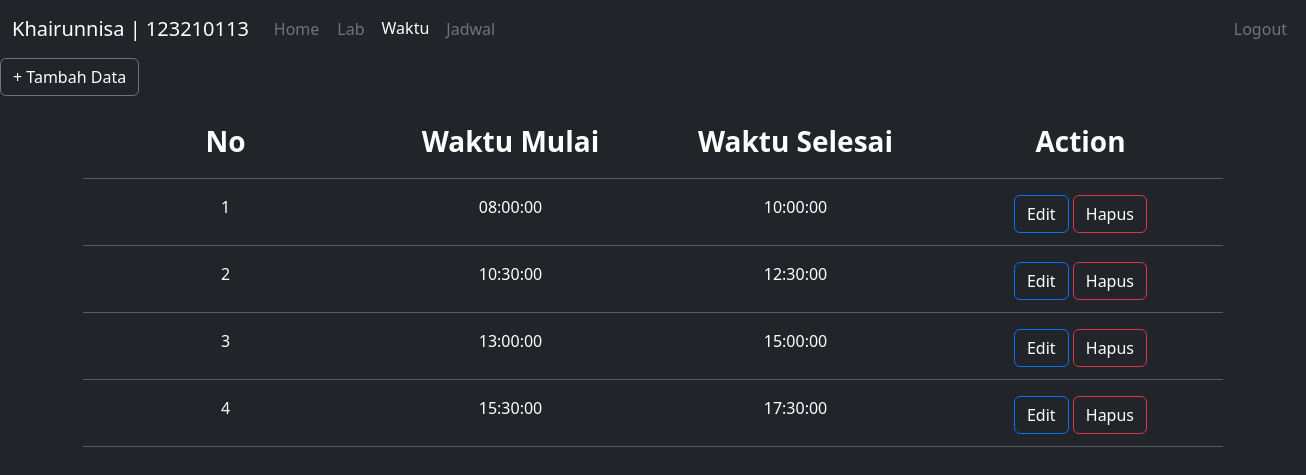
The page /waktu.php (signed in) on the database its author committed.
### tables this page shows
CREATE TABLE `user` (
  `id_user` int(11) NOT NULL,
  `username` varchar(20) NOT NULL,
  `password` varchar(20) NOT NULL
);

CREATE TABLE `waktu` (
  `id_waktu` int(11) NOT NULL,
  `waktu_mulai` time NOT NULL,
  `waktu_selesai` time NOT NULL
);

### waktu.php (the view, shortened to what this page needs)
<!DOCTYPE html>
<html>
<head>
    <link href="https://cdn.jsdelivr.net/npm/bootstrap@5.2.2/dist/css/bootstrap.min.css" rel="stylesheet">
</head>
<body class="bg-dark text-white">
	<nav class="navbar navbar-expand-lg bg-dark">
		<div class="container-fluid">
			<span class="navbar-brand mb-0 h1 text-white">
				<?php
					include ('koneksi.php');
					$sql	= "SELECT * FROM user";
					$query	= mysqli_query($koneksi, $sql);
					$data 	= mysqli_fetch_array($query);
				?>
				<?= $data['username']; ?> | <?= $data['id_user']; ?>
			</span>
			<div class="collapse navbar-collapse" id="navbarNav">
				<ul class="navbar-nav">
					<li class="nav-item">
						<a class="nav-link text-secondary btn btn-dark" href="index.php">Home</a>
					</li>
					<li class="nav-item">
						<a class="nav-link text-secondary btn btn-dark" href="lab.php">Lab</a>
					</li>
					<li class="nav-item">
						<a class="nav-link active text-white" href="waktu.php" aria-current="page">Waktu</a>
					</li>
					<li class="nav-item">
						<a class="nav-link text-secondary btn btn-dark" href="jadwal.php">Jadwal</a>
					</li>
					<li class="nav-item" style="margin-left: 232%">
						<a class="nav-link text-secondary btn btn-dark" href="logout.php">Logout</a>
					</li>
				</ul>
			</div>
		</div>
	</nav>
	<a href="waktu_tambah.php"><button class="btn btn-dark text-white btn-outline-secondary"> + Tambah Data</button></a><br><br>
	<center>
		<div class="container text-center">
			<div class="row">
				<div class="col fw-semibold fs-3">No</div>
				<div class="col mb-3 fw-semibold fs-3">Waktu Mulai</div>
				<div class="col mb-3 fw-semibold fs-3">Waktu Selesai</div>
				<div class="col fw-semibold fs-3">Action</div>
				<br><hr>
			</div>
			<?php
				include('koneksi.php');
				$sql	= "SELECT * FROM waktu";
				$query 	= mysqli_query($koneksi, $sql);
				$i = 1;
				while ($data = mysqli_fetch_array($query)) {
			?>
			<div class="row">
				<div class="col"><?= $i++; ?></div>
				<div class="col"><?= $data['waktu_mulai']; ?></div>
				<div class="col"><?= $data['waktu_selesai']; ?></div>
				<div class="col mb-2">
					<a href="waktu_edit.php?id_waktu=<?php echo $data['id_waktu'];?>" class="btn btn-dark text-white btn-outline-primary mb-1">Edit</a>
					<a href="waktu_hapus.php?id_waktu=<?php echo $data['id_waktu'];?>" class="btn btn-dark text-white btn-outline-danger mb-1">Hapus</a>
				</div>
				<br><hr>
			</div>
			<?php };
			?>
		</div>
	</center>
</body>
</html>

### rows shown on the page
user: username "Khairunnisa", id_user "123210113"
waktu: waktu_mulai "08:00:00", waktu_selesai "10:00:00"
waktu: waktu_mulai "10:30:00", waktu_selesai "12:30:00"
waktu: waktu_mulai "13:00:00", waktu_selesai "15:00:00"
waktu: waktu_mulai "15:30:00", waktu_selesai "17:30:00"
